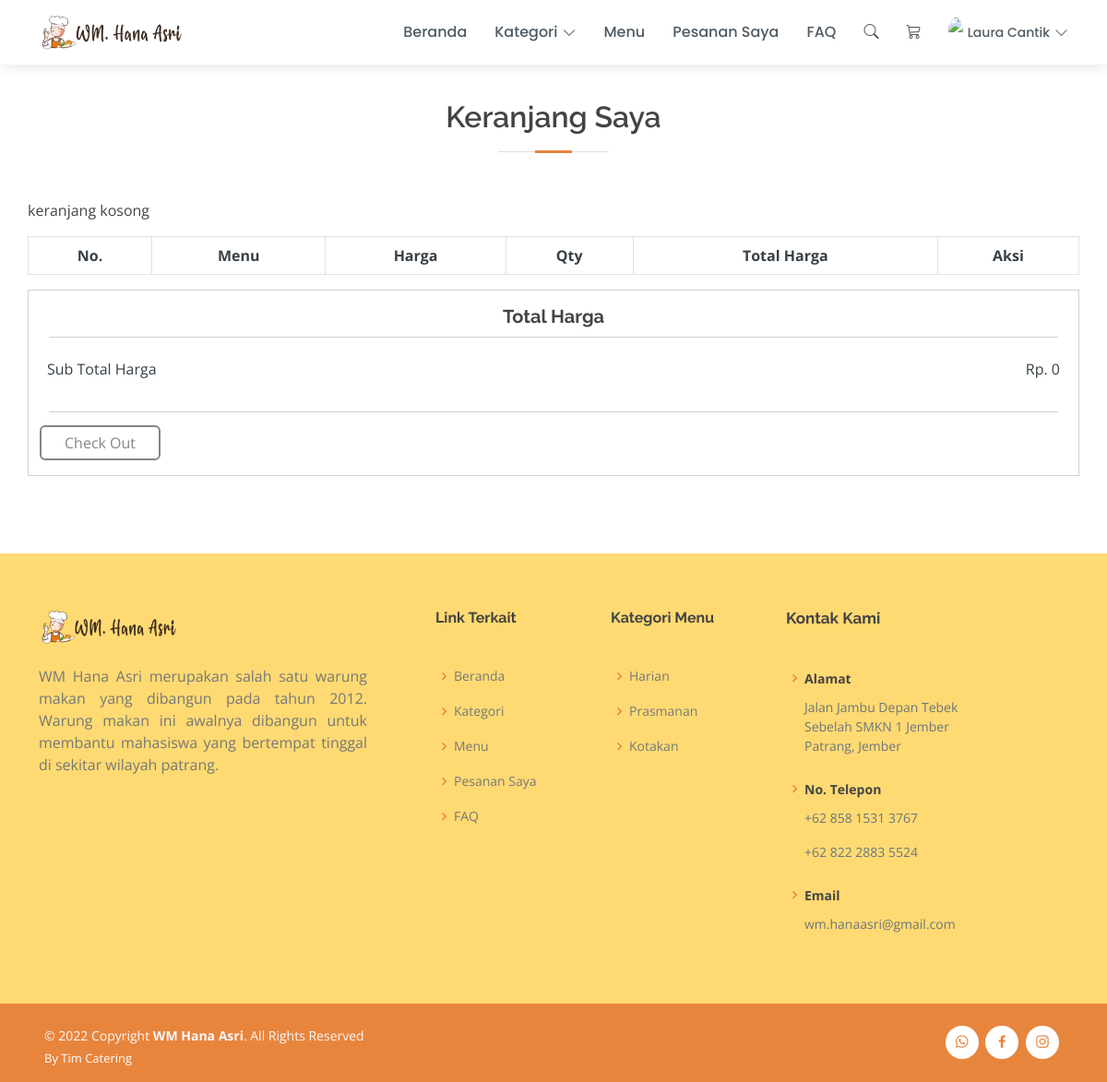
The app's page /cart.php (signed in), older data.
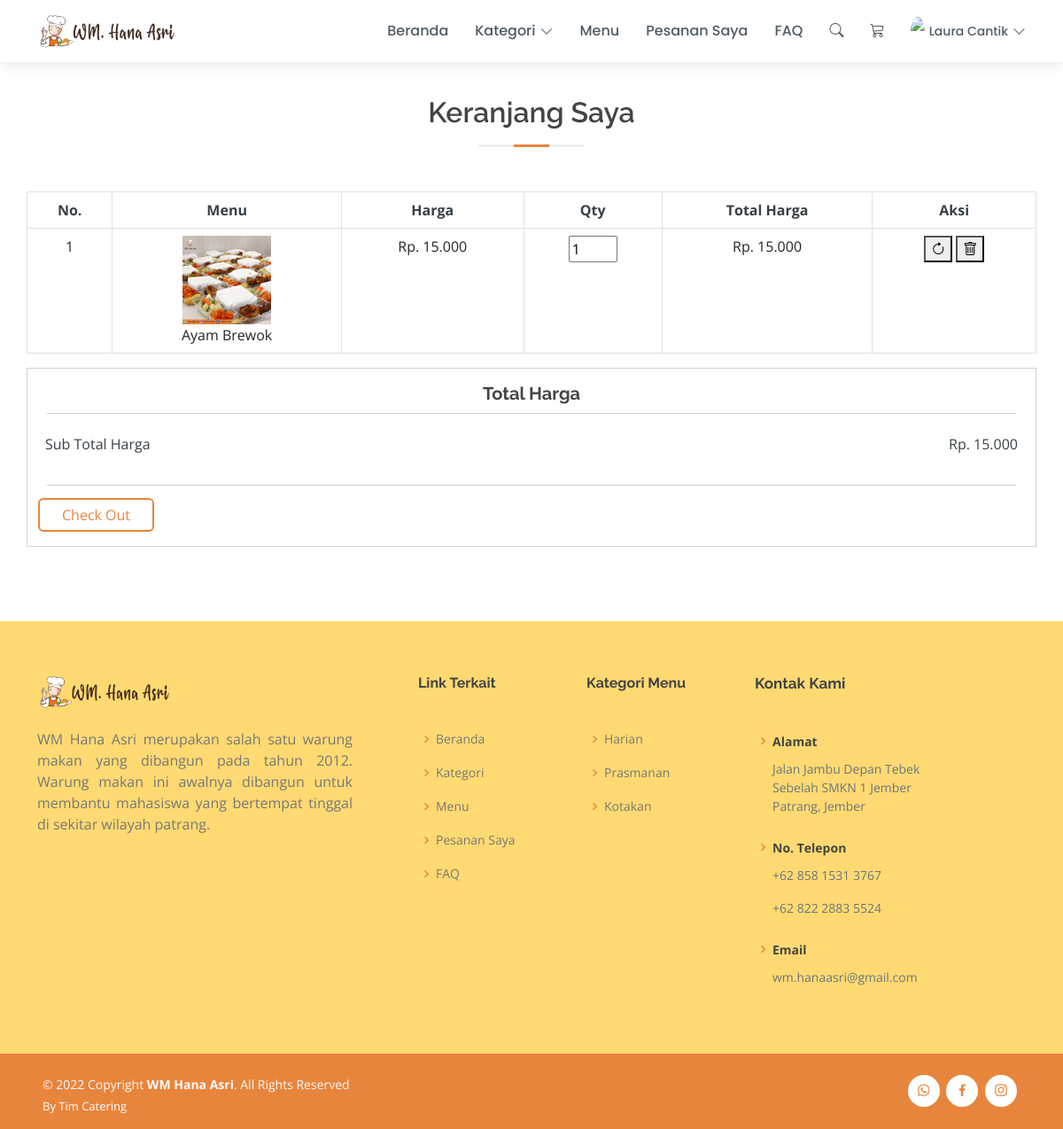
The same page, newer data.
### tables this page shows
CREATE TABLE `keranjang` (
  `id_keranjang` int(11) NOT NULL,
  `id_user` int(11) NOT NULL,
  `id_menu` int(11) NOT NULL,
  `nama_menu` varchar(50) NOT NULL,
  `qty` varchar(10) NOT NULL,
  `total_harga` varchar(50) NOT NULL,
  `gambar` varchar(255) NOT NULL
);

### function/rupiah.php (called while the page is built)
<?php
function rupiah($angka){
	$hasil_rupiah = "Rp. " . number_format($angka,0,',','.');
	return $hasil_rupiah;
}
?>

### cart.php (the view, shortened to what this page needs)
<?php
include 'header.php';
if ($_SESSION['akses'] == 2 || empty($_SESSION['akses'])) {
 ?>
 <br>
 <br>
 <body>
    <section id="menu" class="what-we-do">
      <div class="container">
        <div class="section-title">
          <h2>Keranjang Saya</h2>
      </div>
      <div class="row">
        <div class="card-body align-items-stretch mt-0">
            <div class="table-responsive">
                <table class="table table-bordered" id="dataTable" width="100%" cellspacing="0">
                    <thead>
                        <tr>
                            <th class="text-center" style="color: #384046;">No.</th>
                            <th class="text-center" style="color: #384046;">Menu</th>
                            <th class="text-center" style="color: #384046;">Harga</th>
                            <th class="text-center" style="color: #384046;">Qty</th>
                            <th class="text-center" style="color: #384046;">Total Harga</th>
                            <th class="text-center" style="color: #384046;">Aksi</th>
                        </tr>
                    </thead>
                    <tbody>
                        <?php
                        $grand_total = 0;
                        $data = mysqli_query($koneksi,"SELECT * FROM keranjang WHERE id_user = '$idUser'");
                        $cek = mysqli_num_rows($data);
                        if($cek > 0){
                            while($fetch_cart = mysqli_fetch_array($data)){
                                ?>
                                <tr>
                                    <form action="" method="post">
                                        <td class="text-center"> <?php echo "1"; ?> </td>
                                        <td class="text-center">
                                            <img width="100px" src="assets/img/menu/<?php echo $fetch_cart['gambar']; ?>" alt="">
                                            <br>
                                            <?php echo $fetch_cart['nama_menu']; ?>
                                        </td>
                                        <td class="text-center"><?php echo rupiah($fetch_cart['total_harga']); ?></td>
                                        <td class="text-center">
                                            <input type="number" name="qty" class="qty" min="1" max="99" value="<?= $fetch_cart['qty']; ?>" maxlength="2">
                                        </td>
                                        <td class="text-center"> <?php echo rupiah($sub_total = ($fetch_cart['total_harga'] * $fetch_cart['qty'])); ?></td>
                                        <td class="text-center">
                                            <button type="submit" class="bi bi-arrow-clockwise" name="update_qty"></button>
                                            <button type="submit" class="bi bi-trash" name="delete" onclick="return confirm('Apakah anda yakin akan menghapus menu ini?')" ></button>
                                        </td>
                                    </form>
                                </tr>
                                <?php
                                $grand_total += $sub_total;
                            }
                        }else{
                            echo '<p>keranjang kosong</p>';
                        }
                        ?>
                    </tbody>
                </table>
            </div>
        </div>
        <div class="card align-items-stretch mt-0" style="border-radius:0;">
            <div>
                <h5 class="text-center pt-3"><b>Total Harga</b></h5>
                <hr style="padding: 2px; margin: 10px;">
                <div class="d-flex justify-content-between p-2">
                    <p style="color: #384046;">Sub Total Harga</p>
                    <p style="color: #384046;"><?php echo rupiah($grand_total); ?> </p>
                </div>
                <hr style="padding: 2px; margin: 10px;">
                <a href="checkout.php" class="btn mb-3 <?= ($grand_total > 1)?'':'disabled'; ?>">Check Out</a>
            </div>
        </div>
    </div>
</section>
</body>
<br>
<?php
}else{
  echo "<script>alert('Anda adalah Admin!')</script>";
  echo "<script>location='dashboard/'</script>";
}
include('footer.php');
?>

### header.php (shortened to what this page needs)
<?php
  include('function/rupiah.php');
?>
<!DOCTYPE html>
<html lang="en">
<head>
  <link href="assets/vendor/bootstrap/css/bootstrap.min.css" rel="stylesheet">
  <link href="assets/vendor/bootstrap-icons/bootstrap-icons.css" rel="stylesheet">
  <link href="assets/vendor/boxicons/css/boxicons.min.css" rel="stylesheet">
  <link href="assets/vendor/glightbox/css/glightbox.min.css" rel="stylesheet">
  <link href="assets/vendor/swiper/swiper-bundle.min.css" rel="stylesheet">
  <link rel="stylesheet" href="assets/css/index.css">
  <link rel="stylesheet" href="https://cdn.jsdelivr.net/npm/bootstrap-icons@1.10.2/font/bootstrap-icons.css">
  <link rel="stylesheet" href="https://cdnjs.cloudflare.com/ajax/libs/font-awesome/5.15.3/css/all.min.css">
</head>
<body>
<header id="header" class="fixed-top d-flex align-items-center">
  <div class="container d-flex align-items-center">
    <div class="logo me-auto">
      <a href="index.php"><img src="assets/img/logo/logo.png" alt="" class="img-fluid"></a>
    </div>
    <nav id="navbar" class="navbar order-last order-lg-0">
      <ul class="">
        <li><a class="nav-link scrollto" href="index.php">Beranda</a></li>
        <li class="dropdown"><a href="#categories"><span>Kategori</span> <i class="bi bi-chevron-down"></i></a>
        </li>
        <li><a class="nav-link scrollto" href="menu.php?id_kategori=0">Menu</a></li>
        <?php
          if(isset($_SESSION['id'])) {
            $idUser   =  $_SESSION['id']    ;
            $userName =  $_SESSION['name']  ;
            $gambar   =  $_SESSION['gambar'];
        ?>
        <li><a class="nav-link scrollto" href="order.php">Pesanan Saya</a></li>
        <li><a class="nav-link scrollto" href="faq.php">FAQ</a></li>
        <li class="dropdown"><a href="#search"><span class="bi-search"></span></a>
        </li>
        <li><a href="cart.php"><span class="bi-cart3"></span></a></li>
        <li class="dropdown">
          <a href="#">
            <img class="img-profile rounded-circle" style="height: 33px;" src="./assets/img/user/<?php echo $gambar; ?>">&nbsp;<span class="mr-2 d-none d-lg-inline text-gray-600 small"><?php echo $userName; ?></span>
            <i class="bi bi-chevron-down"></i>
          </a>
        </li>
      <?php } ?>
      </ul>
    </nav>
  </div>
</header>

### footer.php (shortened to what this page needs)
<footer id="footer" class="footer">
  <div class="footer-top" style="background-color: #FFDA72;">
    <div class="container">
      <div class="row">
        <div class="col-lg-4 col-md-6 footer-newsletter" style="margin-right: 50px;">
          <a href="index.html"><img src="assets/img/logo/logo.png" alt="" class="img-fluid" style="width: 150px;"></a>
          <br><br>
          <p style="text-align: justify;">WM Hana Asri merupakan salah satu warung makan yang dibangun pada tahun 2012. Warung makan ini awalnya dibangun untuk membantu mahasiswa yang bertempat tinggal di sekitar wilayah patrang.</p>
        </div>
        <div class="col-lg-2 col-md-4 footer-links">
          <h4>Link Terkait</h4>
          <ul class="pt-4">
            <li><i class="bx bx-chevron-right"></i> <a href="index.php">Beranda</a></li>
            <li><i class="bx bx-chevron-right"></i> <a href="#categories">Kategori</a></li>
            <li><i class="bx bx-chevron-right"></i> <a href="#menu">Menu</a></li>
            <li><i class="bx bx-chevron-right"></i> <a href="order.php">Pesanan Saya</a></li>
            <li><i class="bx bx-chevron-right"></i> <a href="faq.php">FAQ</a></li>
          </ul>
        </div>
        <div class="col-lg-2 col-md-4 footer-links">
          <h4>Kategori Menu</h4>
          <ul class="pt-4">
            <li><i class="bx bx-chevron-right"></i> <a href="#">Harian</a></li>
            <li><i class="bx bx-chevron-right"></i> <a href="#">Prasmanan</a></li>
            <li><i class="bx bx-chevron-right"></i> <a href="#">Kotakan</a></a></li>
          </ul>
        </div>
        <div class="col-lg-3 col-md-4 footer-links">
          <h4 style="font-size: 17px;">Kontak Kami</h4>
          <ul class="pt-4">
            <li><i class="bx bx-chevron-right"></i> <strong>Alamat</strong></li>
            <p class="text-secondary" style="margin-left: 20px;">
              Jalan Jambu Depan Tebek<br>
              Sebelah SMKN 1 Jember<br>
              Patrang, Jember<br>
            </p>
            <li><i class="bx bx-chevron-right"></i> <strong>No. Telepon</strong></li>
            <p class="text-secondary" style="margin-left: 20px;">+62 858 1531 3767</p>
            <p class="text-secondary" style="margin-left: 20px;">+62 822 2883 5524</p>
            <li><i class="bx bx-chevron-right"></i> <strong>Email</strong></a></li>
            <p class="text-secondary" style="margin-left: 20px; text-transform: lowercase;">wm.hanaasri@gmail.com</p>
          </ul>
        </div>
      </div>
    </div>
  </div>
  <div class="footer p-5 pt-4 pb-3 d-md-flex text-light" style="background-color: #E8853D;">
    <div class="me-md-auto text-center text-md-start">
      <div class="copyright">
        &copy; 2022 Copyright <strong><span>WM Hana Asri</span></strong>. All Rights Reserved
      </div>
      <div class="credits">
        By Tim Catering
      </div>
    </div>
    <div class="social-links text-center text-md-right pt-3 pt-md-0">
      <a href="#" class="whatsapp"><i class="bx bxl-whatsapp"></i></a>
      <a href="#" class="facebook"><i class="bx bxl-facebook"></i></a>
      <a href="#" class="instagram"><i class="bx bxl-instagram"></i></a>
    </div>
  </div>
</footer>
</body>
</html>

### assets/css/index.css (style rules this page uses)
body { font-family: "Open Sans", sans-serif; color: #444444; }
a { color: #E8853D; text-decoration: none; }
h1, h2, h3, h4, h5, h6 { font-family: "Raleway", sans-serif; }
#header { height: 70px; transition: all 0.5s; z-index: 997; transition: all 0.5s; background: #fff; box-shadow: 0px 2px 15px rgba(0, 0, 0, 0.1); }
#header .logo img { max-height: 40px; }
.navbar { padding: 0; }
.navbar ul { margin: 0; padding: 0; display: flex; list-style: none; align-items: center; }
.navbar li { position: relative; }
.navbar a, .navbar a:focus { display: flex; align-items: center; justify-content: space-between; padding: 10px 0 10px 30px; font-family: "Poppins", sans-serif; font-size: 16px; font-weight: 500; color: #4f5a62; white-space: nowrap; transition: 0.3s; }
.navbar a i, .navbar a:focus i { font-size: 15px; line-height: 0; margin-left: 5px; }
.btn { display: inline-block; color: #E8853D; text-decoration: none; padding: 5px 25px; border: 2px solid #E8853D; overflow: hidden; position: relative; transition: color .5s .25s; }
.btn::before, .btn::after { content: ''; position: absolute; top: 0; width: 50%; height: 100%; background-color: #E8853D; z-index: -1; transform: scaleX(0); transition: transform .5s cubic-bezier(.785, .135, .15, .86); }
.btn::before { left: 0; transform-origin: left; }
.btn::after { right: 0; transform-origin: right; }
section { padding: 60px 0; }
.section-title { text-align: center; padding-bottom: 30px; }
.section-title h2 { font-size: 32px; font-weight: 600; margin-bottom: 20px; padding-bottom: 20px; position: relative; }
.section-title h2::before { content: ""; position: absolute; display: block; width: 120px; height: 1px; background: #ddd; bottom: 1px; left: calc(50% - 60px); }
.section-title h2::after { content: ""; position: absolute; display: block; width: 40px; height: 3px; background: #E8853D; bottom: 0; left: calc(50% - 20px); }
#footer { color: #444444; font-size: 14px; background: #f7fbfe; }
#footer .footer-top { padding: 60px 0 30px 0; background: #fff; }
#footer .footer-top h4 { font-size: 16px; font-weight: bold; color: #444444; position: relative; padding-bottom: 12px; }
#footer .footer-top .footer-links { margin-bottom: 30px; }
#footer .footer-top .footer-links ul { list-style: none; padding: 0; margin: 0; }
#footer .footer-top .footer-links ul i { padding-right: 2px; color: #E8853D; font-size: 18px; line-height: 1; }
#footer .footer-top .footer-links ul li { padding: 10px 0; display: flex; align-items: center; }
#footer .footer-top .footer-links ul li:first-child { padding-top: 0; }
#footer .footer-top .footer-links ul a { color: #777777; transition: 0.3s; display: inline-block; line-height: 1; }
#footer .footer-newsletter { font-size: 15px; }
#footer .footer-newsletter p { font-size: 16px; color: #777777; position: relative; padding-bottom: 12px; }
#footer .credits { padding-top: 5px; font-size: 13px; color: #fff; }
#footer .social-links a { font-size: 18px; display: inline-block; background: #fff; color: #E8853D; line-height: 1; padding: 8px 0; margin-right: 4px; border-radius: 50%; text-align: center; width: 36px; height: 36px; transition: 0.3s; }

Row changes from the older to the newer data that the page shows:
added keranjang: gambar (picture), nama_menu "Ayam Brewok", total_harga "Rp. 15.000", qty "1", rupiah($sub_total = ($fetch_cart['total_harga'] * $fetch_cart['qty'])) "Rp. 15.000"
Text that changed along with them:
rupiah($grand_total): "Rp. 0" → "Rp. 15.000"
text no longer shown: "keranjang kosong"
